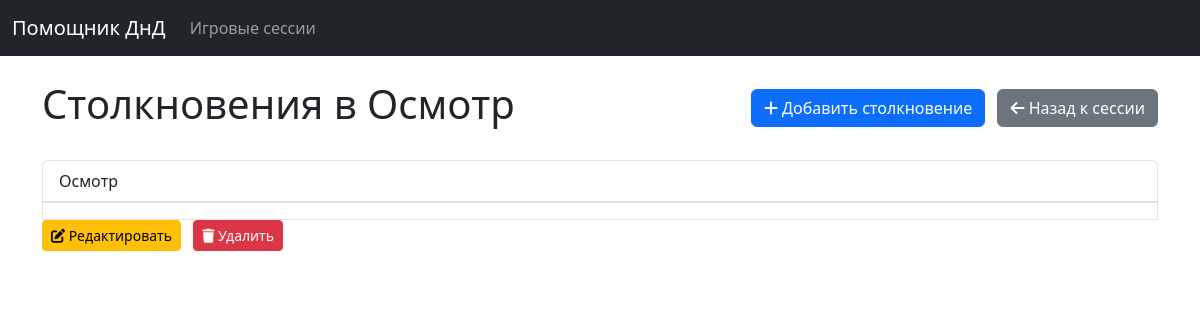
Before: /session/1/encounters/ with the older database file.
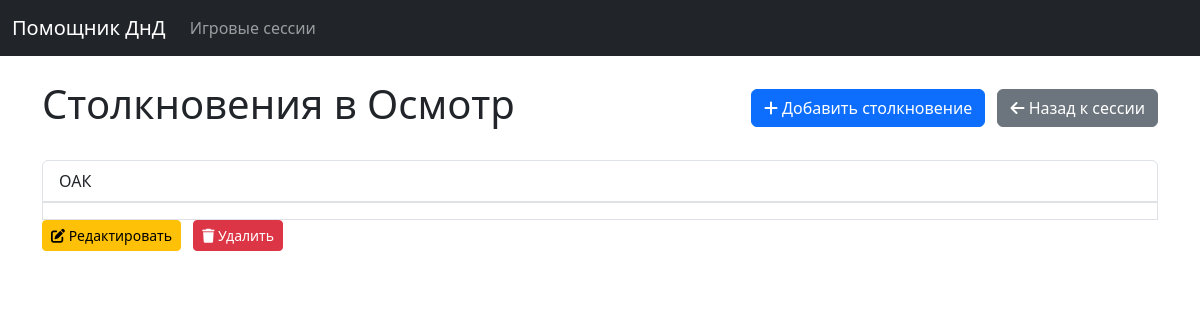
After: the same page with the newer database file.
### campaign_manager/models.py (models this page shows, shortened)
class Encounter(models.Model):
    game_session = models.ForeignKey(GameSession, on_delete=models.CASCADE, related_name='encounters')
    name = models.CharField(max_length=255)
    description = models.TextField(blank=True)
    is_active = models.BooleanField(default=True)
    created_at = models.DateTimeField(auto_now_add=True)
    current_round = models.PositiveIntegerField(default=0)
    active_combatant_index = models.PositiveIntegerField(default=0)

### campaign_manager/views.py (the view)
# urls.py: path('session/<int:game_session_pk>/encounters/', views.encounter_list, name='encounter_list'),
def encounter_list(request, game_session_pk):
    game_session = get_object_or_404(GameSession, pk=game_session_pk)
    encounters = Encounter.objects.filter(game_session=game_session)
    return render(request, 'campaign_manager/encounter_list.html',
                  {'game_session': game_session, 'encounters': encounters})

### campaign_manager/templates/campaign_manager/encounter_list.html (shortened to what this page needs)
{% extends 'campaign_manager/base.html' %}
{% load i18n %}
{% block content %}
    <div class="d-flex justify-content-between align-items-center mb-4">
        <h1>{% trans "Encounters in" %} {{ game_session.name }}</h1>
        <div>
            <a href="{% url 'encounter_create' game_session.pk %}" class="btn btn-primary"><i class="fas fa-plus"></i> {% trans "Add Encounter" %}</a>
            <a href="{% url 'game_session_detail' game_session.pk %}" class="btn btn-secondary ms-2"><i class="fas fa-arrow-left"></i> {% trans "Back to Session" %}</a>
        </div>
    </div>
    <div class="list-group">
        {% for encounter in encounters %}
            <a href="#" class="list-group-item list-group-item-action d-flex justify-content-between align-items-center">
                {{ encounter.name }}
                <div>
                    <a href="{% url 'encounter_update' encounter.pk %}" class="btn btn-sm btn-warning"><i class="fas fa-edit"></i> {% trans "Edit" %}</a>
                    <a href="{% url 'encounter_delete' encounter.pk %}" class="btn btn-sm btn-danger ms-2"><i class="fas fa-trash"></i> {% trans "Delete" %}</a>
                </div>
            </a>
        {% empty %}
            <p>{% trans "No encounters yet." %}</p>
        {% endfor %}
    </div>
{% endblock %}

Changed rows visible on the page:
removed Encounter: name "Осмотр"
added Encounter: name "ОАК"
